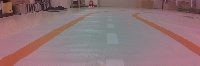
#> input picture imgs/img_0011_0.jpg, 200 x 66 px, found by its file name; its folder holds only this picture in this run
$ python lane_det_m1.py ../../../imgs/img_0011_0.jpg
#> lines starting #> are read from the running program, lines starting #| are printed output that depends on the picture; after the words box and inside, x2 and y2 are one past the last pixel; in counts of white or black regions, pixels touching at a corner belong together

import cv2
import numpy as np
import logging
import math
import datetime
import sys

_SHOW_IMAGE = False
def halt(time=0):
    cv2.waitKey(time)

class HandCodedLaneFollower(object):

    def __init__(self, car=None):
        logging.info('Creating a HandCodedLaneFollower...')
        self.curr_steering_angle = 0
        self.img_cnt = 0

    def follow_lane(self, frame):

        frame = cv2.resize(frame,dsize=(0,0),fx=0.5,fy=0.5, interpolation=cv2.INTER_LINEAR)

        self.detect_lane(frame)
        diff = self.curr_steering_angle

        height = frame.shape[0]
        width = frame.shape[1]

        # [5 lines of commented-out code are left out]
        print(f'diff = {diff}')
        heading_point = int((width / 2) + diff)
        heading_img = display_heading_line(frame, heading_point, line_color=(0, 0, 255), line_width=5)
        show_image('heading', heading_img, True)

        return frame


    def detect_lane(self, frame):
        show_image('frame',frame, False)

        canny_edges = detect_canny_edges(frame)
        show_image('edges', canny_edges, False)

        height = frame.shape[0]
        width = frame.shape[1]

        polygon_1 = np.array([[
            (0, height * 1 / 2),
            (width, height * 1 / 2),
            (width, height),
            (0, height),
        ]], np.int32)

        cropped_edges = region_of_interest(canny_edges, polygon_1)
        show_image('edges cropped', cropped_edges, False)

        line_segments = detect_line_segments(cropped_edges)
        line_segment_image = display_lines(frame, line_segments)
        show_image("line segments", line_segment_image, False)

        lane_lines,line_cnt,left_line_is,right_line_is = average_slope_intercept(frame, line_segments)
        if line_cnt == 0 :
            print('nothing do')
            return

        lane_lines_image = display_lines(frame, lane_lines,line_width=3)
        show_image("ave line", lane_lines_image, False)

        heading_point = 0
        pp_dist = 300 # setting 사이간격 조정
        #pp_dist = 800 # setting 사이간격 조정
        pp_dist = 400 # setting 사이간격 조정

        if line_cnt == 2 :
            a = lane_lines[0][0][2]
            b = lane_lines[1][0][2]
            c = a + int((b - a) / 2)
            print(c)
            heading_point = c

        if line_cnt == 1 :
            if left_line_is is True :
                a = lane_lines[0][0][2]
                b = a + pp_dist
                c = a + int((b - a) / 2)
                print(c)
                heading_point = c

            if right_line_is is True:
                a = lane_lines[0][0][2]
                b = a - pp_dist
                c = a + int((b - a) / 2)
                print(c)
                heading_point = c

        diff = heading_point - (width / 2) + (-50)  # 센터점 조정
        diff = diff * 2
        self.curr_steering_angle = stabilize_steering_angle(self.curr_steering_angle, diff, max_angle_deviation=70)

        # heading_img = display_heading_line(frame, heading_point, line_color=(0, 0, 255), line_width=5)
        # show_image('heading',heading_img,True)

        return


############################
# Frame processing steps
############################

def display_heading_line(frame, heading_point, line_color=(0, 0, 255), line_width=5, ):
    heading_image = np.zeros_like(frame)
    height, width, _ = frame.shape

    x1 = int(width / 2)
    y1 = height
    x2 = heading_point
    y2 = int(height / 2)

    print(f'this value {x1},{y1},{x2},{y2}')

    cv2.line(heading_image, (x1, y1), (x2, y2), line_color, line_width)
    heading_image = cv2.addWeighted(frame, 0.8, heading_image, 1, 1)
    return heading_image


def detect_canny_edges(frame):

    frame = cv2.blur(frame, (5, 5))

    # [8 lines of commented-out code are left out]

    gray = cv2.cvtColor(frame, cv2.COLOR_RGB2GRAY)
    show_image("blue mask", gray, False)
    rtn, mask = cv2.threshold(gray, 50, 255 , cv2.THRESH_BINARY)
    show_image("threshold", mask, False)

    # detect edges
    canny_edges = cv2.Canny(mask, 200, 400)

    return canny_edges


# [16 lines left out: function detect_line_area, not called in this run]

def region_of_interest(frame, polygen):
    height, width = frame.shape
    mask = np.zeros_like(frame)
    cv2.fillPoly(mask, polygen, 255)
    masked_image = cv2.bitwise_and(frame, mask)
    show_image("mask", masked_image)
    return masked_image


def detect_line_segments(cropped_edges):
    # tuning min_threshold, minLineLength, maxLineGap is a trial and error process by hand
    rho = 1  # precision in pixel, i.e. 1 pixel
    angle = np.pi / 180  # degree in radian, i.e. 1 degree
    min_threshold = 10  # minimal of votes
    line_segments = cv2.HoughLinesP(cropped_edges, rho, angle, min_threshold, np.array([]), minLineLength=30,
                                    maxLineGap = 2)

    if line_segments is not None:
        for line_segment in line_segments:
            logging.debug('detected line_segment:')
            logging.debug("%s of length %s" % (line_segment, length_of_line_segment(line_segment[0])))
            # print('detected line_segment:')
            # print("%s of length %s" % (line_segment, length_of_line_segment(line_segment[0])))

    return line_segments

def average_slope_intercept(frame, line_segments):
    """
    This function combines line segments into one or two lane lines
    If all line slopes are < 0: then we only have detected left lane
    If all line slopes are > 0: then we only have detected right lane
    """
    line_cnt = 0
    left_line = False
    right_line = False
    lane_lines = []
    if line_segments is None:
        logging.info('No line_segment segments detected')
        return lane_lines, line_cnt, 0, 0

    height, width, _ = frame.shape
    left_fit = []
    right_fit = []

    for line_segment in line_segments:
        for x1, y1, x2, y2 in line_segment:
            if x1 == x2:
                logging.info('skipping vertical line segment (slope=inf): %s' % line_segment)
                continue
            fit = np.polyfit((x1, x2), (y1, y2), 1)
            slope = fit[0]
            intercept = fit[1]
            if slope > -5 and slope < - 0.3 :
                left_fit.append((slope, intercept))
            elif slope < 5 and slope > 0.3 :
                right_fit.append((slope, intercept))

    left_fit_average = np.average(left_fit, axis=0) #숫자중 차이가 많이 나는것은 버린다.
    if len(left_fit) > 0:
        lane_lines.append(make_points(frame, left_fit_average))
        line_cnt +=1
        left_line = True

    right_fit_average = np.average(right_fit, axis=0)
    if len(right_fit) > 0:
        lane_lines.append(make_points(frame, right_fit_average))
        line_cnt +=1
        right_line = True

    print('lane lines: %s' % lane_lines)  # [[[316, 720, 484, 432]], [[1009, 720, 718, 432]]]
    return lane_lines, line_cnt, left_line, right_line


# [57 lines left out: functions compute_steering_angle, stabilize_steering_angle, not called in this run]


############################
# Utility Functions
############################
def display_lines(frame, lines, line_color=(0, 255, 0), line_width=1):
    line_image = np.zeros_like(frame)
    if lines is not None:
        for line in lines:
            for x1, y1, x2, y2 in line:
                cv2.line(line_image, (x1, y1), (x2, y2), line_color, line_width)
    line_image = cv2.addWeighted(frame, 0.8, line_image, 1, 1)
    return line_image


def length_of_line_segment(line):
    x1, y1, x2, y2 = line
    return math.sqrt((x2 - x1) ** 2 + (y2 - y1) ** 2)


def show_image(title, img, show=False):
    if show:
        #img_resize = cv2.resize(frame,dsize=(0,0),fx=0.5,fy=0.5, interpolation=cv2.INTER_LINEAR)
        cv2.imshow(title, img)


# [22 lines left out: functions make_points, test_photo, not called in this run]

def test_imgs():
    lane_follower = HandCodedLaneFollower()

    # [7 lines of commented-out code are left out]

    files = os.listdir('./imgs')
    for file in files:
        i = 0
        frame = cv2.imread('./imgs/' + file)
#> frame is the input picture: shape (66, 200, 3); mean B, G, R 119.7, 116.3, 142.6
        print(f'frame {i}, {file}, {frame.shape}')
#| frame 0, img_0011_0.jpg, (66, 200, 3)

        #frame = frame[:, 100:, :]
        show_image('org', frame)

        combo_image = lane_follower.follow_lane(frame)
#> in follow_lane, `frame = cv2.resize(frame,dsize=(0,0),fx=0.5,fy=0.5, interpolation=cv2...`:
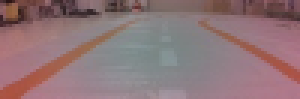
#> frame: shape (33, 100, 3) (shown 3 times larger); mean of channels 0, 1, 2 119.8, 116.4, 142.7; drawn as B, G, R
#> in detect_canny_edges, `frame = cv2.blur(frame, (5, 5))`:
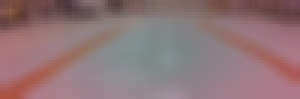
#> frame: shape (33, 100, 3) (shown 3 times larger); mean of channels 0, 1, 2 119.8, 116.4, 142.6; drawn as B, G, R
#> in detect_canny_edges, `gray = cv2.cvtColor(frame, cv2.COLOR_RGB2GRAY)`:
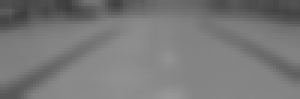
#> gray: shape (33, 100) (shown 3 times larger); min 60, max 151, mean 120.4
#> in detect_canny_edges, `rtn, mask = cv2.threshold(gray, 50, 255 , cv2.THRESH_BINARY)`: mask: shape (33, 100); every value is 255
#> in detect_canny_edges, `canny_edges = cv2.Canny(mask, 200, 400)`: canny_edges: shape (33, 100); every value is 0
#> in region_of_interest, `cv2.fillPoly(mask, polygen, 255)`:
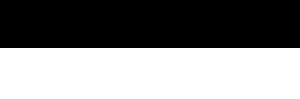
#> mask: shape (33, 100) (shown 3 times larger); 51.5% white; 1 black region, box (x1, y1, x2, y2) and area: (0, 0, 100, 16) 1600
#> in detect_line_segments, `line_segments = cv2.HoughLinesP(cropped_edges, rho, angle, min_thresho..`: line_segments = None
#> in display_lines, `line_image = cv2.addWeighted(frame, 0.8, line_image, 1, 1)`:
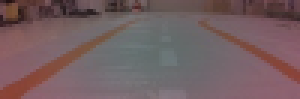
#> line_image: shape (33, 100, 3) (shown 3 times larger); mean of channels 0, 1, 2 96.9, 94.1, 115.2; drawn as B, G, R
#> in detect_lane, `lane_lines,line_cnt,left_line_is,right_line_is = average_slope_interce..`: lane_lines = []; line_cnt = 0
#| this value 50,33,50,16
#> in display_heading_line, `cv2.line(heading_image, (x1, y1), (x2, y2), line_color, line_width)`:
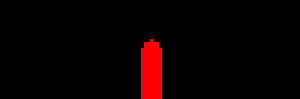
#> heading_image: shape (33, 100, 3) (shown 3 times larger); mean of channels 0, 1, 2 0, 0, 10; drawn as B, G, R
#> in display_heading_line, `heading_image = cv2.addWeighted(frame, 0.8, heading_image, 1, 1)`:
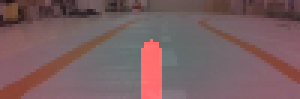
#> heading_image: shape (33, 100, 3) (shown 3 times larger); mean of channels 0, 1, 2 96.9, 94.1, 120.9; drawn as B, G, R

        # [8 lines of commented-out code are left out]

        i += 1
        if cv2.waitKey(0) & 0xFF == ord('q'):
#> (key q is pressed here)
            break
    # cap.release()
    # video_overlay.release()
    cv2.destroyAllWindows()

import os

if __name__ == '__main__':
    # [4 lines of commented-out code are left out]
    logging.basicConfig(level=logging.INFO)

    test_imgs()

    # test_photo('/home/pi/DeepPiCar/driver/data/video/car_video_190427_110320_073.png')
    # test_photo(sys.argv[1])
    # test_video(sys.argv[1])

$ run again, on imgs/img_0017_100.jpg
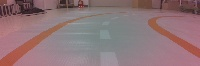
#> input picture imgs/img_0017_100.jpg, 200 x 66 px, found by its file name
#> in test_imgs, frame is the input picture: shape (66, 200, 3); mean B, G, R 119.7, 116.2, 142.6
#| frame 0, img_0017_100.jpg, (66, 200, 3)
#> in detect_canny_edges, `rtn, mask = cv2.threshold(gray, 50, 255 , cv2.THRESH_BINARY)`:
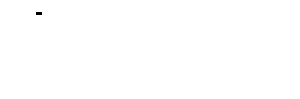
#> mask: shape (33, 100) (shown 3 times larger); 99.9% white; black in thin lines or dots, all inside (x1, y1, x2, y2) = (12, 4, 14, 5)
#> canny_edges: shape (33, 100); 0.15% white in thin lines or dots, all inside (x1, y1, x2, y2) = (11, 3, 14, 6)
#> masked_image: shape (33, 100); every value is 0
#> line_segments = None
#> lane_lines = []; line_cnt = 0
#| this value 50,33,50,16
#> in display_heading_line, `heading_image = cv2.addWeighted(frame, 0.8, heading_image, 1, 1)`:
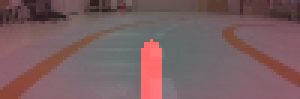
#> heading_image: shape (33, 100, 3) (shown 3 times larger); mean of channels 0, 1, 2 96.9, 94.1, 120.9; drawn as B, G, R

$ run again, on imgs/img_0019_300.jpg
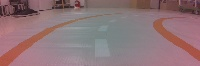
#> input picture imgs/img_0019_300.jpg, 200 x 66 px, found by its file name
#> in test_imgs, frame is the input picture: shape (66, 200, 3); mean B, G, R 119.8, 115.9, 142.4
#| frame 0, img_0019_300.jpg, (66, 200, 3)
#> in detect_canny_edges, `gray = cv2.cvtColor(frame, cv2.COLOR_RGB2GRAY)`:
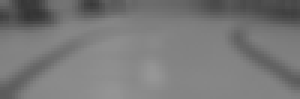
#> gray: shape (33, 100) (shown 3 times larger); min 52, max 150, mean 120.3
#> canny_edges: shape (33, 100); every value is 0
#> line_segments = None
#> lane_lines = []; line_cnt = 0
#| this value 50,33,50,16
#> in display_heading_line, `heading_image = cv2.addWeighted(frame, 0.8, heading_image, 1, 1)`:
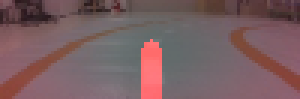
#> heading_image: shape (33, 100, 3) (shown 3 times larger); mean of channels 0, 1, 2 97, 93.9, 120.8; drawn as B, G, R
